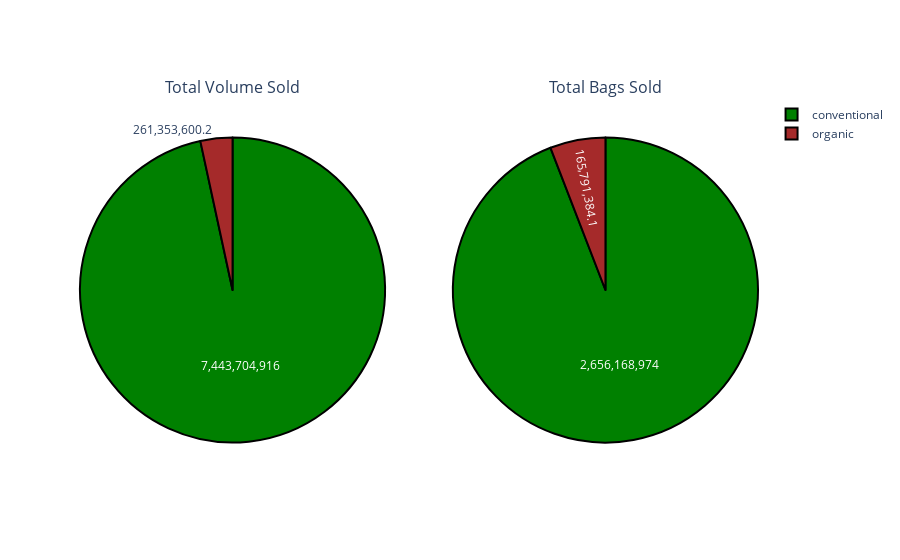

This figure's notebook cell:
### Code cell
#total volume sold of each type
tot_vol=df.groupby('type')['total_volume'].sum()
tot_bag=df.groupby('type')['total_bags'].sum()
colors=['green','brown']
types=df.groupby(['type'])['average_price'].mean().index
val=df['type'].value_counts().values
from plotly.subplots import make_subplots
fig = make_subplots(1, 2, specs=[[{'type':'domain'}, {'type':'domain'}]], subplot_titles=['Total Volume Sold', 'Total Bags Sold'])
fig.add_traces([go.Pie(labels=types,values=tot_vol,textinfo='value',marker=dict(colors=colors,line=dict(color='#000000', width=2)))],1,1)

fig.add_traces([go.Pie(labels=types,values=tot_bag,textinfo='value',marker=dict(colors=colors,line=dict(color='#000000', width=2)))],1,2)

### Figure 1 — Plotly figure (JSON) as saved in the notebook; plotly's stock layout.template omitted (floating-point values rounded to 4 significant figures)
{"data": [{"domain": {"x": [0, 0.45], "y": [0, 1]}, "labels": ["conventional", "organic"], "marker": {"colors": ["green", "brown"], "line": {"color": "#000000", "width": 2}}, "textinfo": "value", "type": "pie", "values": [7444000000.0, 261400000.0]}, {"domain": {"x": [0.55, 1], "y": [0, 1]}, "labels": ["conventional", "organic"], "marker": {"colors": ["green", "brown"], "line": {"color": "#000000", "width": 2}}, "textinfo": "value", "type": "pie", "values": [2656000000.0, 165800000.0]}], "layout": {"annotations": [{"font": {"size": 16}, "showarrow": false, "text": "Total Volume Sold", "x": 0.225, "xanchor": "center", "xref": "paper", "y": 1, "yanchor": "bottom", "yref": "paper"}, {"font": {"size": 16}, "showarrow": false, "text": "Total Bags Sold", "x": 0.775, "xanchor": "center", "xref": "paper", "y": 1, "yanchor": "bottom", "yref": "paper"}]}}
